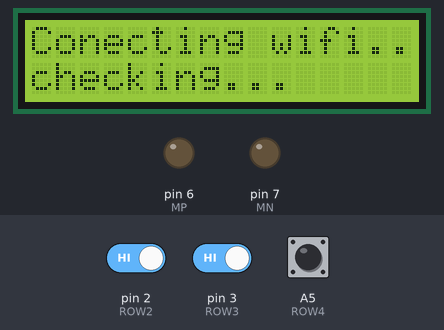
A sketch run on a simulated Arduino Uno, built with avr-gcc and run on an emulated ATmega328P. On the bench: 16×2 character LCD, output pins drawn as LEDs (lit = HIGH). The inputs (shaded band) are chosen by the test bench; at power-on: pin 2 (ROW2) HIGH, pin 3 (ROW3) HIGH, A5 (ROW4) HIGH. The modem accepts every AT command (registered, SIM ready, sends succeed) and sends nothing else; what the sketch prints to the serial monitor is not drawn.

Above: at 2.1 s.
At 10.9 s:
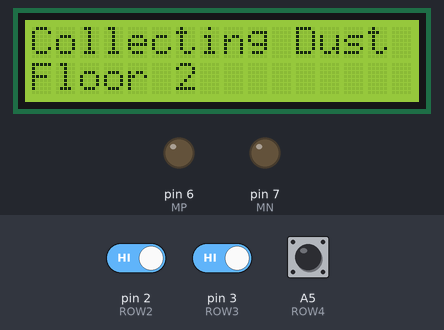
11.0 s: pin 2 (ROW2) driven LOW
At 16.8 s:
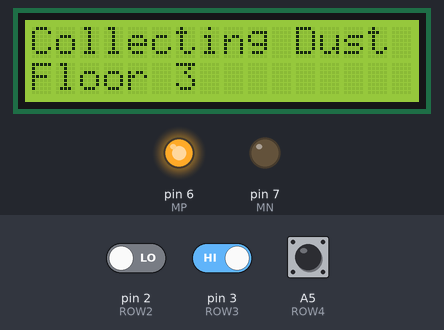
18.4 s: pin 3 (ROW3) driven LOW
At 24.1 s:
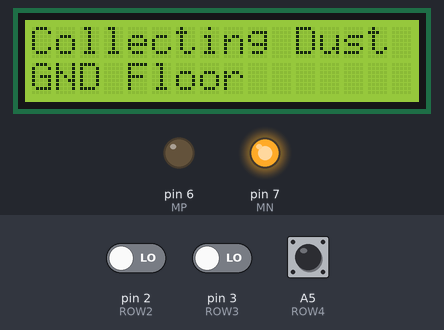
26.4 s: pin 3 (ROW3) driven HIGH
At 36.0 s:
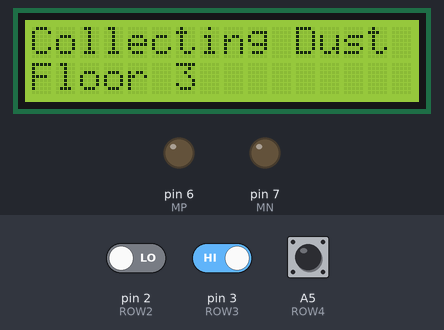
Timing chart, 0 to 41.5 s (numbered marks = the images above; inputs shaded):
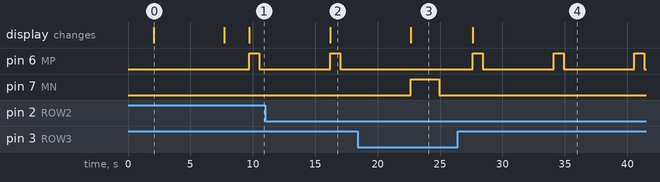

Measured:
- after the input at 11.0 s, the display: changes after 5.2 s (image 2)
- after the input at 18.4 s, pin 6 (MP): stays LOW (without the input it goes to HIGH after 4.3 s); pin 7 (MN): LOW → HIGH after 4.3 s, → LOW 2.3 s later; the display: changes after 4.3 s (image 3)
- after the input at 26.4 s, pin 6 (MP): alternates HIGH for 0.80 s and LOW for 5.7 s, starting after 1.2 s; pin 7 (MN): stops changing and stays LOW; the display: changes after 1.2 s (image 4)
- what the display in image 0 shows lasts 5.6 s, from 2.1 s to 7.7 s

The sketch:

swatch-bharath.ino
```cpp
#include <SoftwareSerial.h>
#include <LiquidCrystal.h>

#define ROW1 0
#define ROW2 2
#define ROW3 3
#define ROW4 A5
#define MP 6
#define MN 7

LiquidCrystal lcd(8, 9, 10, 11, 12, 13);
SoftwareSerial esp(4,5);

String ssid ="iot";
String password="iot12345";

void setup()
{
  Serial.begin(9600);
  esp.begin(9600);
  pinMode(ROW1,INPUT);
  pinMode(ROW2,INPUT);
  pinMode(ROW3,INPUT);
  pinMode(ROW4,INPUT);
  pinMode(MP,OUTPUT);
  pinMode(MN,OUTPUT);
  lcd.begin(16, 2);
  lcd.clear();
  lcd.setCursor(0, 0);
  lcd.print("Swatch bharath");
  lcd.setCursor(0, 1);
  lcd.print("Dust collection");
  delay(2000);
  lcd.setCursor(0, 0);
  lcd.print("Conecting wifi..");
  lcd.setCursor(0, 1);
  lcd.print("checking...     ");
  delay(600);
  if(connectwifi())
  {
    lcd.clear();
    lcd.setCursor(0, 0);
    lcd.print("Wifi Conected!");
    delay(2000);
  }
  lcd.clear();
  lcd.setCursor(0, 0);
  lcd.print("Collecting Dust");
}

void loop()
{
  int a,b,c,d;
  while(digitalRead(ROW1)==0 && digitalRead(ROW2)==0 && digitalRead(ROW3)==0 && digitalRead(ROW4)==0);

  a=digitalRead(ROW1);
  b=digitalRead(ROW2);
  c=digitalRead(ROW3);
  d=digitalRead(ROW4);

  Serial.println(a);
  Serial.println(b);
  Serial.println(c);
  Serial.println(d);

  if(a==1) {
    // Floor 1
    Serial.println("Collecting Dust");
    Serial.println("Floor 1");
    lcd.setCursor(0, 0);
    lcd.print("Collecting Dust");
    lcd.setCursor(0, 1);
    lcd.print("Floor 1  ");
    digitalWrite(MP,1);
    delay(800);
    digitalWrite(MP,0);
    post("1");
    //delay(300);
    delay(3000);
  } else if(b==1) {
    // Floor 2
    Serial.println("Collecting Dust");
    Serial.println("Floor 2");
    lcd.setCursor(0, 0);
    lcd.print("Collecting Dust");
    lcd.setCursor(0, 1);
    lcd.print("Floor 2  ");
    digitalWrite(MP,1);
    delay(800);
    digitalWrite(MP,0);
    post("2");
    //delay(300);
    delay(3000);
  } else if(c==1) {
    // Floor 3
    Serial.println("Collecting Dust");
    Serial.println("Floor 3");
    lcd.setCursor(0, 0);
    lcd.print("Collecting Dust");
    lcd.setCursor(0, 1);
    lcd.print("Floor 3  ");
    digitalWrite(MP,1);
    delay(800);
    digitalWrite(MP,0);
    post("3");
    //delay(300);
    delay(3000);
  } else if(d==1) {
    //Ground Floor
    lcd.setCursor(0, 1);
    lcd.print("GND Floor");
    digitalWrite(MP,0);
    digitalWrite(MN,1);
    delay(2300);
    digitalWrite(MN,0);
    post("0");
  }
  delay(1000);
  Serial.println("");
}

void post(String value1)
{
  // Paste the website of yours
  String server = "www.orangewebtools.com";
  String cmd = "AT+CIPSTART=\"TCP\",\"";
  cmd += server;
  cmd += "\",80";
  esp.println(cmd);
  response();
  delay(500);
  String uri ="/Swachbharat/entry.php";
  uri += "?a=" + value1;

  String getStr = "GET " + uri + " HTTP/1.0\r\n" + "Host: " + server + "\r\n" + "Connection: close\r\n\r\n";

  String str = "AT+CIPSEND=";
  str += String(getStr.length());
  esp.println(str);
  response();
  delay(100);
  if(esp.find(">"))
  {
    esp.println(getStr);
    showResponse(1000);
  }
}

void response()
{
  while(esp.available()!=0)
  Serial.write(char (esp.read()));
}

void showResponse(int waitTime)
{
  long t=millis();
  char c;
  while (t+waitTime>millis())
  {
  if (esp.available()>0)
  {
    c=esp.read();
    Serial.print(c);
   }
  }
}

int connectwifi()
{
  String cmd ="AT+CWJAP=\"" + ssid + "\",\"" + password + "\"";
  esp.println(cmd);
  delay(5000);
  if(esp.find("WIFI CONNECTED"))
  {
    Serial.println("Wifi Connected");
    return 1;
  }
  else
  {
    Serial.println("connecting wifi...");
    connectwifi();
    delay(1000);
   }
}
```
